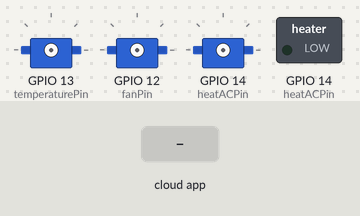
Recording of a sketch running on a simulated ESP32. On the bench: 3 × servo, switched loads named in the sketch (green lamp = pin HIGH). The inputs (shaded band) are chosen by the test bench. WiFi joins after 1.5 s; servers stay silent unless stated; servo pulses on a pin are drawn as a servo (544–2400 µs = 0–180°); what the sketch prints to the serial monitor is not drawn.

Above: at 2.8 s.
2.9 s: the phone or cloud app sets Servo.1 to 0
At 4.2 s:
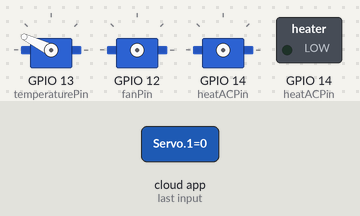
4.9 s: the phone or cloud app sets on.off.servo to 0
6.4 s: the phone or cloud app sets Heat.servo to 0
7.9 s: the phone or cloud app sets Servo.1 to 64
At 8.3 s:
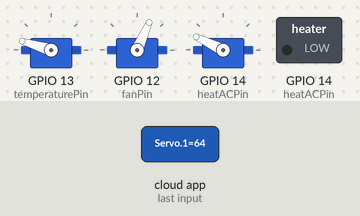
9.9 s: the phone or cloud app sets on.off.servo to 255
At 10.4 s:
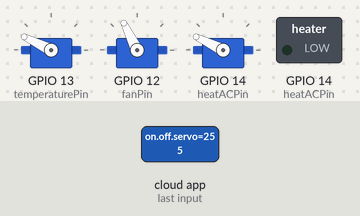
11.4 s: the phone or cloud app sets Heat.servo to 128
At 12.7 s:
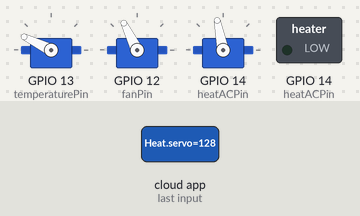
Timing chart, 0 to 13.9 s (numbered marks = the images above; inputs shaded):
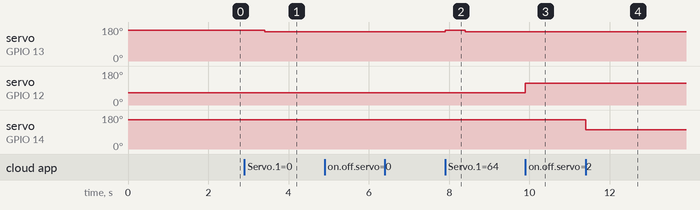

Measured:
- after the input at 2.9 s, servo on GPIO 13 (temperaturePin): 163° → 154° after 0.50 s
- after the input at 7.9 s, servo on GPIO 13 (temperaturePin): 154° → 163° at once, → 154° 0.50 s later
- after the input at 9.9 s, servo on GPIO 12 (fanPin): 66° → 116° at once
- after the input at 11.4 s, servo on GPIO 14 (heatACPin): 154° → 101° at once

The sketch:

smartThermostat.ino
```cpp
// Some packages and header files here
// Make sure that you have installed the "ESPalexa" library before compiling the code
// Library link https://github.com/Aircoookie/Espalexa


#ifdef ARDUINO_ARCH_ESP32
#include <WiFi.h>
#else
#include <ESP8266WiFi.h>
#endif
#include <Espalexa.h>
#include <Math.h>


// Wifi cridentials,
// **** CHANGE THEM TO YOUR 2.4GHZ BAND CRIDENTIALS *****
#define WIFI_SSID "*********"
#define WIFI_PASS "*********"


// Channel and pin configuration
const byte temperatureChannel = 0;
const byte fanChannel = 1;
const byte heatACChannel = 2;
const byte temperaturePin = 13;
const byte fanPin = 12;
const byte heatACPin = 14;

// PWM setup
const int freq = 50; // 50 Hz for servo control
const int resolution = 16; // 16 bit resolution
const int tempLow = 50; // Lower limit on my thermostat setting
const int tempHigh = 90; // Upper limit on my thermostat settings


// Declear global variables
boolean wifiConnection;
int prevTempTic;
Espalexa espalexa;


/*
 *  Here are some servo position data that I have tried out, you may have a slihtly different numbers for your setup
 *  The PWM servo range is from 2100 to 8100, this can be different from servo to servos
 *
 */
static const int LOWER_TIC = 4000;  // The lower side of PWM tics, cooresponding to the highest temperature
static const int UPPER_TIC = 7000;  // The upper side of PWM tics, cooresponding to the lowest temperature

void setup() {

  // Serial communication, used for debugging
  Serial.begin(115200);
  wifiConnection = connectWiFi();

  // The first argument will be the name appear in the Alexa App when you are searching for them
  if (wifiConnection){
    espalexa.addDevice("Servo 1", adjustTemperature);
    espalexa.addDevice("on off servo",switchFan );
    espalexa.addDevice("Heat servo", heatStatus);
    espalexa.begin();
  }else{
    Serial.println("WiFi connection failure, check connection and try agian");
    delay(5000);
  }

  // Setup the PWMs
  ledcSetup(temperatureChannel, freq, resolution);
  ledcSetup(fanChannel, freq, resolution);
  ledcSetup(heatACChannel, freq, resolution);
  ledcAttachPin(temperaturePin, temperatureChannel);
  ledcAttachPin(fanPin, fanChannel);
  ledcAttachPin(heatACPin, heatACChannel);

  // initialize the temperature tic, which is in the middle of temperature settings
  prevTempTic = 128;
}


// This loop executes alexa command
void loop() {
  espalexa.loop();
  delay(1);
}


/*
 * This function converts degree to the required PWM tic needed by the servo, this
 * function is only used by the temperature control servo
 */
int angleToPWM(double degree){

  double fraction;
  int toReturn;
  if (degree < 0.0){
    degree = 0;
  } else if (degree > 180.0){
    degree = 180.0;
  }

  fraction = degree / (double)180;
  toReturn = (double)UPPER_TIC - fraction * (UPPER_TIC - LOWER_TIC);
  return round(toReturn);
}

/*
 * This function handles WiFi connection
 */
boolean connectWiFi(){
  boolean wifiState = true;
  int counter = 0;
  WiFi.mode(WIFI_STA);
  WiFi.begin(WIFI_SSID,WIFI_PASS);
  Serial.println("");
  Serial.println("Connecting to WiFi ");

  while (WiFi.status() != WL_CONNECTED){
    delay(200);
    Serial.print(".");
    if (counter > 100){
      wifiState = false;
      break;
    }

    counter ++;
  }


  if (wifiState){
    Serial.println("");
    Serial.printf("Connected to %s \n", WIFI_SSID);
    Serial.println("The IP address is ");
    Serial.println(WiFi.localIP());
  } else {
    Serial.println("");
    Serial.println("Connection Failed");
  }

  return wifiState;
}

/*
 * The adjust temperature function, changes the currTemperature to the user designated one.
 * I did a conversion from the percentage to the actual temperature, so foe example, turning the
 * temperature to 70F can be done just saying "change the [temperature] to 70" instead of "setting the
 * temperature to 50%"
 */
void adjustTemperature(uint8_t rawAlexaTic){
  Serial.printf("Raw alexa Tic is %d\n", rawAlexaTic );
  float convertedAlexaTic = float(rawAlexaTic)*2.52 + -325.6930693;
  int alexaTic= round(convertedAlexaTic);

  Serial.printf("Converted alexa Tic is %f\n", convertedAlexaTic );

  if (alexaTic < 0){
    alexaTic = 0;
  } else if (alexaTic > 255){
    alexaTic = 255;
  }

  int tempDifference = prevTempTic - alexaTic;
  prevTempTic = alexaTic;
  double angleDegree = alexaToAngle(alexaTic);
  int pwmTics = angleToPWM(angleDegree);

  // There is a bit play in the servo gears, so by turning the
  // servo over a bit and change it back can reduce the inconsistency a bit
  if (tempDifference < 0){
    ledcWrite(temperatureChannel, pwmTics - 300);
  } else {
    ledcWrite(temperatureChannel, pwmTics + 300);
  }
  delay(500);
  ledcWrite(temperatureChannel, pwmTics);
  Serial.printf("The current pwm tic is %d\n", pwmTics);
  delay(1000);
  ledcWrite(temperatureChannel, 0); // Turning the servo off
}

/**
 * This one converts alexa tic to the angles
 */
double alexaToAngle(uint8_t alexaTic){
  double fraction = (double) alexaTic / 255.0f;
  return 180.0f*fraction;
}
/**
 * This one converts alexa tic to temperature to control the tempearture lever
 */
int alexaToTemperature(uint8_t alexaTic){
  double fraction = (double) alexaTic / 2550.f;
  double toReturn = tempLow + fraction * (tempHigh - tempLow);
  return round(toReturn);
}

/**
 * This function controls the fan status
 */
void switchFan(uint8_t fanStatus){
  if (fanStatus >= 129){ // When the tic is more than 50%, fan on
    ledcWrite(fanChannel, UPPER_TIC - 1300 );
  } else {              // When the tic is less than 50%, fan switch to auto
    ledcWrite(fanChannel, LOWER_TIC);
  }
  delay(750);
  ledcWrite(fanChannel, 0);
}


void heatStatus(uint8_t heatStatus){
  if (heatStatus >= 255.0 * 2.0/3.0){   // When the tic is more than 2/3, change to heat
    ledcWrite(heatACChannel, LOWER_TIC - 700 );
  } else if (heatStatus < 255.0 * 2.0/3.0 && heatStatus >= 255.0 /3.0){ // When the tic is in between 1/3 and 2/3, change to OFF
    ledcWrite(heatACChannel, (LOWER_TIC + UPPER_TIC) / 2 - 300 );
  } else {  // Otherwise change to cool
    ledcWrite(heatACChannel, UPPER_TIC );
  }

  delay (750);
  ledcWrite(heatACChannel, 0);
}
```
